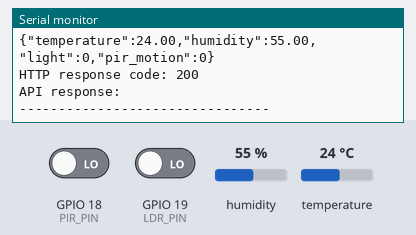
The sketch below on a simulated ESP32. On the bench: the last lines printed to the serial monitor. Inputs (shaded band) come from the test bench; at power-on: GPIO 18 (PIR_PIN) LOW, GPIO 19 (LDR_PIN) LOW, humidity 55 %, temperature 24 °C. WiFi joins after 1.5 s; servers stay silent unless stated; uploads are accepted with an empty reply.

Above: at 4.7 s.
4.8 s: GPIO 18 (PIR_PIN) driven HIGH
At 8.89 s:
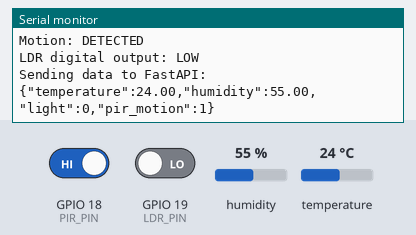
15.4 s: GPIO 19 (LDR_PIN) driven HIGH
At 19.32 s:
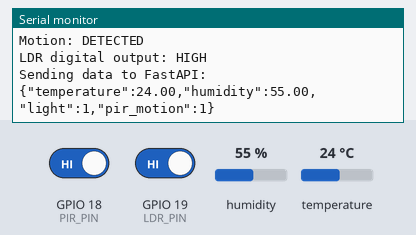
25.8 s: humidity set to 22 %
At 29.76 s:
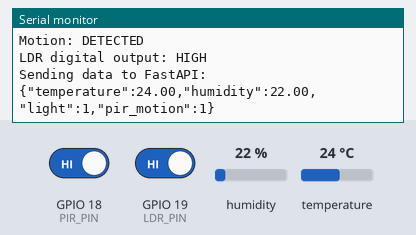
31.6 s: temperature set to 12 °C
At 34.97 s:
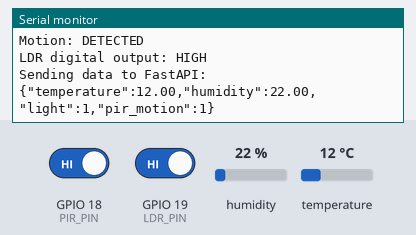
37.4 s: GPIO 18 (PIR_PIN) driven LOW
At 40.19 s:
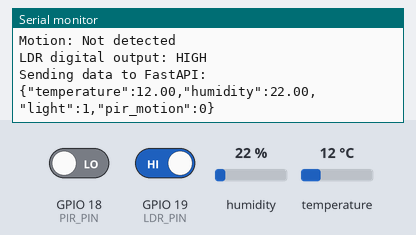
43.2 s: GPIO 19 (LDR_PIN) driven LOW
At 45.4 s:
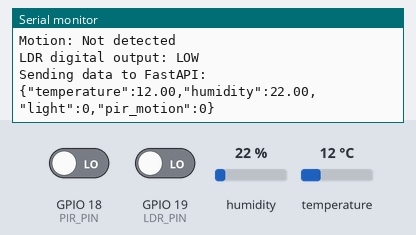

The sketch:

smart_room_sensors.ino
```cpp
#include <WiFi.h>
#include <DHT.h>
#include <HTTPClient.h>

// Wi-Fi credentials
const char* ssid = "YOUR_WIFI_NAME";
const char* password = "YOUR_WIFI_PASSWORD";

// FastAPI endpoint: update this if your computer's IP changes
const char* serverUrl = "http://192.168.43.167:8000/predict";

// Sensor pin assignments
#define DHT_PIN 4
#define DHT_TYPE DHT22
#define PIR_PIN 18
#define LDR_PIN 19

DHT dht(DHT_PIN, DHT_TYPE);

void connectToWiFi() {
  WiFi.mode(WIFI_STA);
  WiFi.begin(ssid, password);

  Serial.print("Connecting to Wi-Fi");

  int attempts = 0;

  while (WiFi.status() != WL_CONNECTED && attempts < 40) {
    delay(500);
Serial.print(".");
Serial.print(" Status: ");
Serial.println(WiFi.status());
    attempts++;
  }

  Serial.println();

  if (WiFi.status() == WL_CONNECTED) {
    Serial.println("Wi-Fi connected successfully!");
    Serial.print("ESP32 IP address: ");
    Serial.println(WiFi.localIP());
  } else {
    Serial.print("Wi-Fi connection failed. Status code: ");
    Serial.println(WiFi.status());
  }
}

void setup() {
  Serial.begin(115200);

  pinMode(PIR_PIN, INPUT);
  pinMode(LDR_PIN, INPUT);
  dht.begin();

  Serial.println();
  Serial.println("ESP32 Sensor Monitoring Started");
  Serial.println("--------------------------------");

  connectToWiFi();

  Serial.println("--------------------------------");
  delay(2000);
}

void loop() {
  // Reconnect if Wi-Fi is disconnected
  if (WiFi.status() != WL_CONNECTED) {
    Serial.println("Wi-Fi disconnected. Retrying...");
    WiFi.disconnect();
    connectToWiFi();
  }

  // Read sensors
  float humidity = dht.readHumidity();
  float temperature = dht.readTemperature();

  int motion = digitalRead(PIR_PIN);
  int lightState = digitalRead(LDR_PIN);

  if (isnan(temperature) || isnan(humidity)) {
    Serial.println("DHT22: Reading failed!");
    delay(5000);
    return;
  }

  Serial.print("Temperature: ");
  Serial.print(temperature);
  Serial.println(" °C");

  Serial.print("Humidity: ");
  Serial.print(humidity);
  Serial.println(" %");

  Serial.print("Motion: ");
  Serial.println(motion == HIGH ? "DETECTED" : "Not detected");

  Serial.print("LDR digital output: ");
  Serial.println(lightState == HIGH ? "HIGH" : "LOW");

  if (WiFi.status() == WL_CONNECTED) {
    HTTPClient http;

    http.setConnectTimeout(5000);
    http.setTimeout(5000);

    if (http.begin(serverUrl)) {
      http.addHeader("Content-Type", "application/json");

      // Digital LDR output mapped to 0 or 1.
      // This is not a calibrated light measurement.
      int lightValue = (lightState == HIGH) ? 1 : 0;

      String json = "{";
      json += "\"temperature\":" + String(temperature, 2) + ",";
      json += "\"humidity\":" + String(humidity, 2) + ",";
      json += "\"light\":" + String(lightValue) + ",";
      json += "\"pir_motion\":" + String(motion == HIGH ? 1 : 0);
      json += "}";

      Serial.println("Sending data to FastAPI:");
      Serial.println(json);

      int httpResponseCode = http.POST(json);

      Serial.print("HTTP response code: ");
      Serial.println(httpResponseCode);

      if (httpResponseCode > 0) {
        Serial.println("API response:");
        Serial.println(http.getString());
      } else {
        Serial.println("FastAPI request failed.");
        Serial.println(http.errorToString(httpResponseCode));
      }

      http.end();
    } else {
      Serial.println("Could not initialize HTTP connection.");
    }
  } else {
    Serial.println("Wi-Fi unavailable; data not sent.");
  }

  Serial.println("--------------------------------");
  delay(5000);
}
```

Measured:
- after the input at 4.8 s, the serial monitor: prints a new line after 3.9 s (image 1)
- after the input at 15.4 s, the serial monitor: prints a new line after 3.8 s (image 2)
- after the input at 25.8 s, the serial monitor: prints a new line after 3.8 s (image 3)
- after the input at 31.6 s, the serial monitor: prints a new line after 3.2 s (image 4)
- after the input at 37.4 s, the serial monitor: prints a new line after 2.6 s (image 5)
- after the input at 43.2 s, the serial monitor: prints a new line after 2.0 s (image 6)
